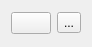
<?xml version="1.0" encoding="UTF-8"?>
<ui version="4.0">
 <class>AudioSourceDataModelUI</class>
 <widget class="QWidget" name="AudioSourceDataModelUI">
  <property name="geometry">
   <rect>
    <x>0</x>
    <y>0</y>
    <width>83</width>
    <height>47</height>
   </rect>
  </property>
  <property name="windowTitle">
   <string>Form</string>
  </property>
  <layout class="QGridLayout" name="gridLayout">
   <item row="0" column="0">
    <layout class="QHBoxLayout" name="horizontalLayout">
     <item>
      <widget class="QPushButton" name="playButton">
       <property name="text">
        <string/>
       </property>
       <property name="icon">
        <iconset resource="node_editor.qrc">
         <normaloff>:/icons/play.ico</normaloff>
         <normalon>:/icons/pause.ico</normalon>:/icons/play.ico</iconset>
       </property>
       <property name="checkable">
        <bool>true</bool>
       </property>
       <property name="autoDefault">
        <bool>false</bool>
       </property>
       <property name="default">
        <bool>false</bool>
       </property>
       <property name="flat">
        <bool>false</bool>
       </property>
      </widget>
     </item>
     <item>
      <widget class="QToolButton" name="configButton">
       <property name="text">
        <string>...</string>
       </property>
      </widget>
     </item>
    </layout>
   </item>
  </layout>
 </widget>
 <resources>
  <include location="node_editor.qrc"/>
 </resources>
 <connections/>
</ui>
